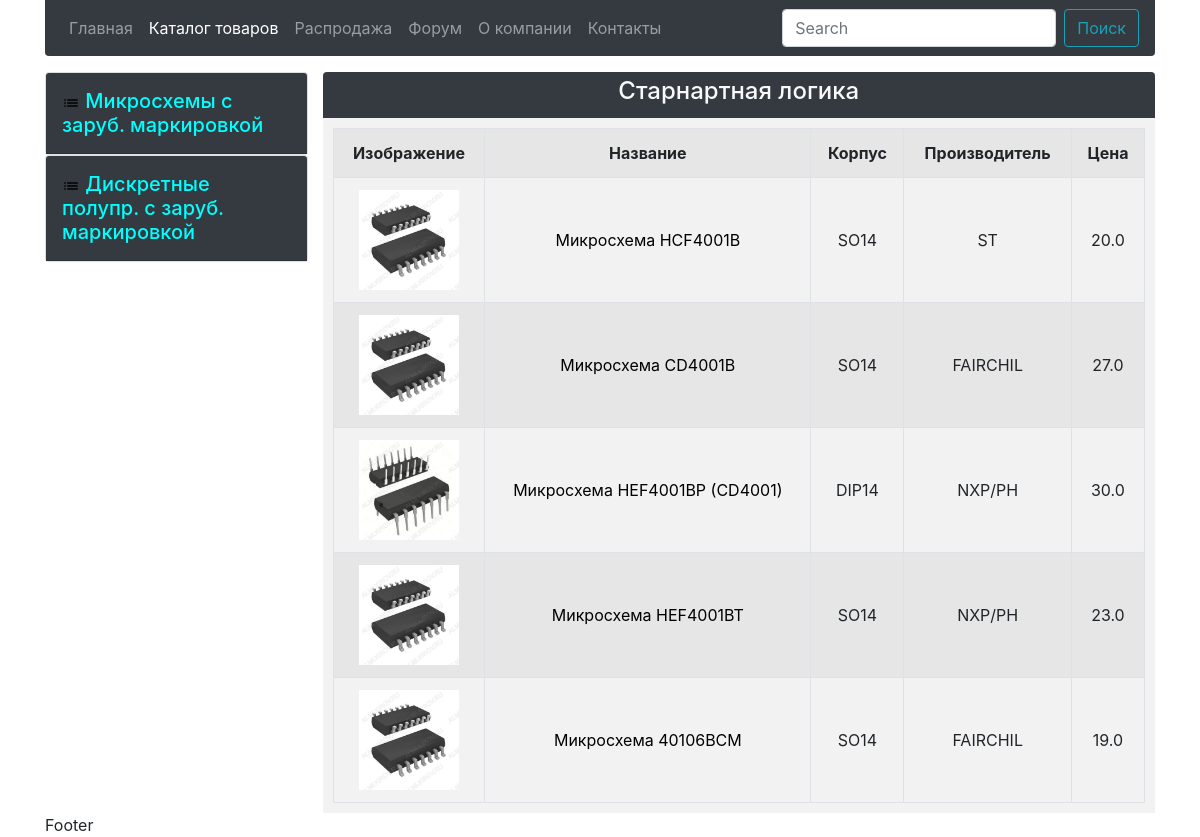
Screenshot of /catalog/2 with the database file from the repository.
### catalog/models.py (models this page shows, shortened)
class Category(models.Model):
    title = models.CharField('Название', max_length=150)
    parent = models.ForeignKey(
        'self', on_delete=models.SET_NULL, verbose_name='Родитель',
        blank=True, null=True
    )
    isMain = models.BooleanField('Главная категория', default=False)
    isPackage = models.BooleanField('Пакет категорий', default=False)
    def __str__(self):
        return f'{self.title}'
    class Meta:
        verbose_name = 'Категория'
        verbose_name_plural = 'Категории'

class Product(models.Model):
    title = models.CharField('Название', max_length=200, null=True)
    description = models.TextField(
        'Описание', default='Для данного товара пока нет описания.'
    )
    category = models.ForeignKey(
        Category, on_delete=models.CASCADE, null=True,
        verbose_name='Категория'
    )
    body = models.CharField('Корпус', max_length=30, null=True)
    producer = models.CharField('Производитель', max_length=30, null=True)
    price = models.FloatField('Цена')
    isTop = models.BooleanField('Это хит продаж', default=False)
    pub_date = models.DateField('Дата публикации', null=True, blank=True)
    image = models.ImageField(
        'Изображение', upload_to='products/', blank=True
    )
    analog = models.ManyToManyField(
        'self', verbose_name='Аналоги', blank=True
    )
    class Meta:
        verbose_name = 'Товар'
        verbose_name_plural = 'Товары'

### catalog/views.py (the view)
class CategoryDetailView(generic.DetailView):
    model = Category
    template_name = 'catalog_table.html'
    def get_context_data(self, **kwargs):
        context = super(CategoryDetailView, self).get_context_data(**kwargs)
        context['category_list'] = Category.objects.all()
        return context

### catalog/templates/catalog_table.html (shortened to what this page needs)
{% extends 'base.html' %}
{% load static %}
{% block catalog %}
   active
{% endblock catalog %}
{% block content %}
	<menu class="col menu pt-0">
		{% include 'accordion.html' %}
	</menu>
	<div class="col-9 my-block">
		<div class="my-block-header">
			<h4 class="text-light">{{ category }}</h4>
		</div>
		{% if category.product_set.all %}
		<div class="my-block-body">
			<table class="table table-striped table-bordered my-table">
				<tr>
					<th>Изображение</th>
					<th>Название</th>
					<th>Корпус</th>
					<th>Производитель</th>
					<th>Цена</th>
				</tr>
				{% for product in category.product_set.all %}
				<tr>
					<td><img
						src="{% if product.image %}
							{{ product.image.url }}
							{% endif %}"
						alt="Картинка"></td>
					<td>
						<a
						href="{% url 'product-detail' product.id %}">
							{{product.title}}
						</a>
					</td>
					<td>{{product.body}}</td>
					<td>{{product.producer}}</td>
					<td>{{product.price}}</td>
				</tr>
				{% endfor %}
			</table>
		</div>
		{% else %}
			Not products found
		{% endif %}
   	</div>
{% endblock content %}

### templates/base.html (shortened to what this page needs)
<!DOCTYPE html>
<html lang="en">
<head>
    {% load static %}
    <link rel="stylesheet" href="{% static 'bootstrap4/css/bootstrap.min.css' %}">
    <link rel="stylesheet" href="{% static 'css/style.css' %}">
</head>
<body class="container">
	<header>
		<nav class="navbar navbar-expand-lg navbar-dark bg-dark rounded-bottom sticky-top">
		<div class="collapse navbar-collapse" id="collapsibleNavId">
			<ul class="navbar-nav mr-auto mt-2 mt-lg-0">
				<li class="nav-item {% block home %}{% endblock %}">
					<a class="nav-link" href="{% url 'index' %}">Главная</a>
				</li>
				<li class="nav-item {% block catalog %}{% endblock %}">
					<a class="nav-link" href="{% url 'category' %}">Каталог товаров</a>
				</li>
				<li class="nav-item
					{% block sell %}{% endblock %}">
					<a class="nav-link" href="">Распродажа</a>
				</li>
				<li class="nav-item
					{% block forum %}{% endblock %}">
					<a class="nav-link" href="">Форум</a>
				</li>
				<li class="nav-item
					{% block about %}{% endblock %}">
					<a class="nav-link" href="">О компании</a>
				</li>
				<li class="nav-item
					{% block contacts %}{% endblock %}">
					<a class="nav-link" href="">Контакты</a>
				</li>
			</ul>
			<form class="form-inline my-2 my-lg-0">
				<input class="form-control mr-sm-2" type="text" placeholder="Search">
				<button class="btn btn-outline-info my-2 my-sm-0" type="submit">Поиск</button>
			</form>
		</div>
	</nav>
	</header>
	<article class="row article">
		{% block content %}{% endblock %}
	</article>
	<footer>
		{% block footer %}
			Footer
		{% endblock %}
	</footer>
</body>
</html>

### catalog/templates/accordion.html (shortened to what this page needs)
{% load static %}
<div class="accordion" id="accordion" role="tablist" aria-multiselectable="true">
	{% if category_list %}
	{% for category in category_list %}{% if category.isMain %}
	<div class="card">
		<div class="card-header bg-dark p-0" role="tab" id="sectionHeader{{category.id}}">
			<h5 class="mb-0">
				<a class="accordion-card-header-link" data-toggle="collapse" data-parent="#accordion" href="#sectionContent{{category.id}}" aria-expanded="true" aria-controls="sectionContent{{category.id}}"><div class="p-3">
					<img src="{% static 'icons/list.svg' %}" alt="" />
					{{category.title}}
				</div></a>
			</h5>
		</div>
	</div>
	{% endif %}{% endfor %}
	{% else %}
		Not found categories
	{% endif %}
</div>

### static/css/style.css (style rules this page uses)
.accordion-card-header-link { color: aqua; }
.my-table { padding: 0; margin: 0; }
.my-table tr > * { vertical-align: middle !important; text-align: center; }
.my-table tr > td > img { width: 100px; height: 100px; }
.my-table tr > td > a { color: black; }
.article { padding: 0; margin: 0; margin-top: 1rem; }
.my-block { border-top-right-radius: .25rem !important; border-top-left-radius: .25rem !important; padding: 0; margin: 0; margin-left: auto; margin-right: auto; }
.my-block .my-block-header { border-top-right-radius: .25rem !important; border-top-left-radius: .25rem !important; background-color: #343A40; padding: .3rem; color: white; text-align: center; }
.my-block .my-block-body { padding: 10px; background-color: #f2f2f2; }
.menu { padding-left: 0; margin-top: 0; }

### rows the page displays
Category: isMain True (drawn), title "Микросхемы с заруб. маркировкой"
Category: isMain True (drawn), title "Дискретные полупр. с заруб. маркировкой"
Category: title "Старнартная логика"
Product: image (picture), title "Микросхема HCF4001B", body "SO14", producer "ST", price "20.0"
Product: image (picture), title "Микросхема CD4001B", body "SO14", producer "FAIRCHIL", price "27.0"
Product: image (picture), title "Микросхема HEF4001BP (CD4001)", body "DIP14", producer "NXP/PH", price "30.0"
Product: image (picture), title "Микросхема HEF4001BT", body "SO14", producer "NXP/PH", price "23.0"
Product: image (picture), title "Микросхема 40106BCM", body "SO14", producer "FAIRCHIL", price "19.0"
